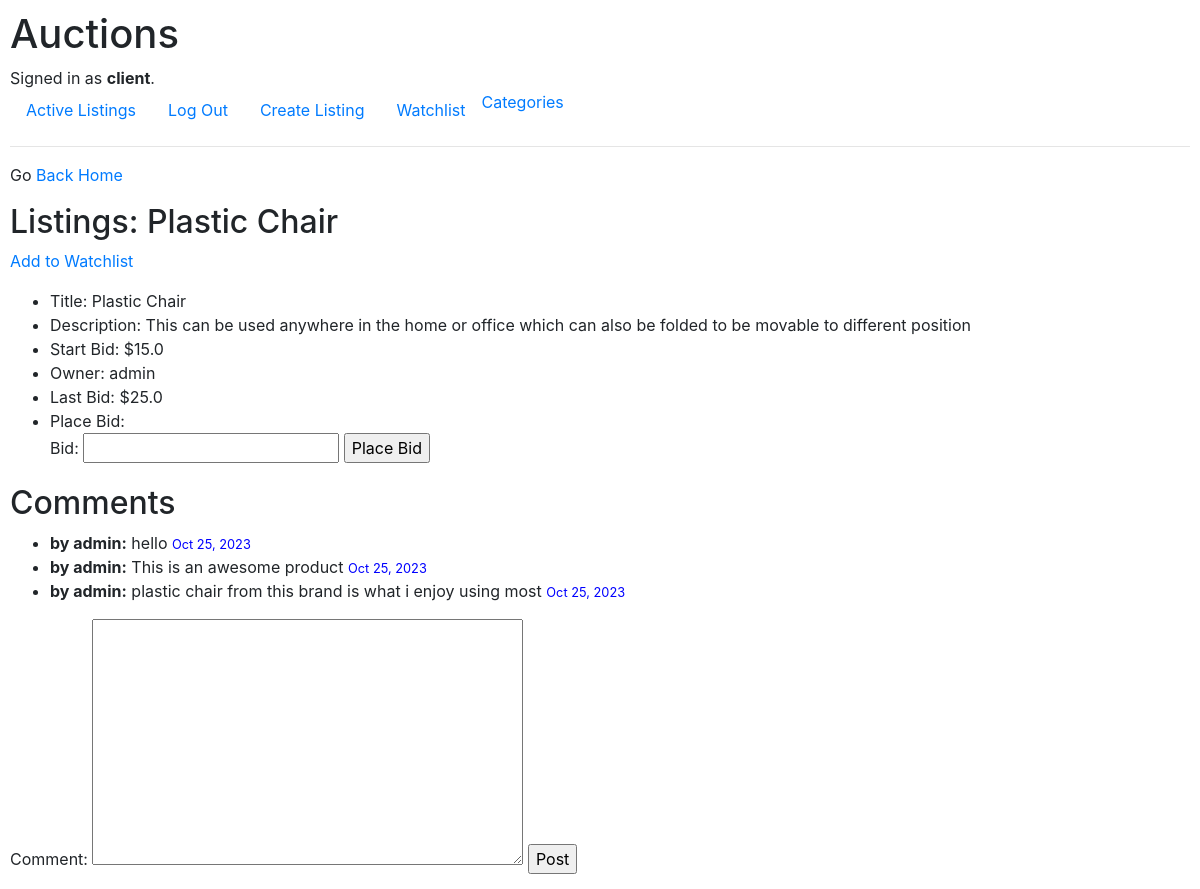
The app's page /listing/1 (signed in) with its own data.
### auctions/models.py (models this page shows, shortened)
class User(AbstractUser):
    pass

class Listing(models.Model):
    title = models.CharField(max_length=50)
    description = models.TextField(max_length=300)
    owner = models.ForeignKey("User", on_delete=models.CASCADE, related_name="listing_owner")
    start_bid = models.FloatField()
    last_bid = models.FloatField(blank=True, null=True)
    image_url = models.URLField(max_length=200, blank=True, null=True)
    category = models.ForeignKey("Category", on_delete=models.PROTECT, blank=True, null=True, related_name="listing_category")
    is_active = models.BooleanField(default=1)
    watchlist = models.ManyToManyField("User", blank=True, null=True, related_name="watchlist_listing")

class Comment(models.Model):
    listing = models.ForeignKey("Listing", on_delete=models.CASCADE, blank=True, null=True, related_name="listing_comment")
    author = models.CharField(max_length=50, null=True, blank=True)
    comment = models.TextField(max_length=255, null=True, blank=True)
    date = models.DateField(blank=True, null=True, default=datetime.now)

### auctions/views.py (the view)
# urls.py: path("listing/<int:id>", views.listing, name="listing"),
@login_required(login_url="login")
def listing(request, id):
    listItem = Listing.objects.get(id=id)
    user = User.objects.get(pk=request.user.id)
    comments = Comment.objects.filter(listing=listItem)
    owner = None
    if user == listItem.owner:
        owner = True
    bidError = None
    if "bidError" in request.session:
        bidError = request.session["bidError"]
    is_in_watchlist =request.user in listItem.watchlist.all()
    return render(request, "auctions/listing.html", {
        "listItem": listItem,
        "owner": owner,
        "commentForm": CommentForm(),
        "bidForm": BidForm(),
        "comments": comments,
        "bidError": bidError,
        "is_in_watchlist": is_in_watchlist
    })

### auctions/forms.py
class CommentForm(forms.ModelForm):
    class Meta:
        model = Comment
        fields = ("comment",)

class BidForm(forms.ModelForm):
    class Meta:
        model = Bid
        fields = ("bid",)

### auctions/templates/auctions/listing.html (shortened to what this page needs)
{% extends "auctions/layout.html" %}
{% block body %}
<p>Go <a href="{% url 'index' %}">Back Home </a></p>
    <h2>Listings: {{listItem.title}}</h2>
    {% if is_in_watchlist %}
    <p><a href="{% url 'removeWatchlist' listItem.id %}">Remove from Watchlist</a></p>
    {% else %}
    <p><a href="{% url 'addWatchlist' listItem.id %}">Add to Watchlist</a></p>
    {% endif %}
    <ul>
        <li>Title: {{listItem.title}}</li>
        <li>Description: {{listItem.description}}</li>
        <li>Start Bid: ${{listItem.start_bid}}</li>
        <li>Owner: {{listItem.owner}}</li>
        <li>Last Bid: ${{listItem.last_bid}}</li>
        {% if listItem.is_active %}
        <li>Place Bid:
            <form action="{% url 'bid' listItem.id %}" method="post">
                {{bidForm}}
                <input type="submit" value="Place Bid">
            </form>
        </li>
        {% endif %}
    </ul>
    <h2>Comments</h2>
    {% if comments %}
    <ul>
        {% for comment in comments %}
        <li><span style="font-weight:bold">by {{comment.author}}:</span> {{comment.comment}}
            <small style="color:blue">{{comment.date|date:"M d, Y"}}</small>
        </li>
        {% endfor %}
    </ul>
    {% else %}
        <p>No comments, be the first to comment</p>
    {% endif %}
    <form action="{% url 'comment' listItem.id %}" method="post">
        {{commentForm}}
        <input type="submit" value="Post">
    </form>
{% endblock %}

### auctions/templates/auctions/layout.html (shortened to what this page needs)
{% load static %}
<!DOCTYPE html>
<html lang="en">
    <head>
        <link rel="stylesheet" href="https://stackpath.bootstrapcdn.com/bootstrap/4.4.1/css/bootstrap.min.css">
        <link href="{% static 'auctions/styles.css' %}" rel="stylesheet">
    </head>
    <body>
        <h1>Auctions</h1>
        <div>
            {% if user.is_authenticated %}
                Signed in as <strong>{{ user.username }}</strong>.
            {% else %}
                Not signed in.
            {% endif %}
        </div>
        <ul class="nav">
            <li class="nav-item">
                <a class="nav-link" href="{% url 'index' %}">Active Listings</a>
            </li>
            {% if user.is_authenticated %}
                <li class="nav-item">
                    <a class="nav-link" href="{% url 'logout' %}">Log Out</a>
                </li>
                <li class="nav-item">
                    <a class="nav-link" href="{% url 'createlisting' %}">Create Listing</a>
                <li class="nav-item">
                    <a class="nav-link" href="{% url 'watchlists' %}">Watchlist</a>
                </li>
                <li class="nav-item">
                    <a href="{% url 'categories' %}"> Categories</a>
                </li>
            {% endif %}
        </ul>
        <hr>
        {% block body %}
        {% endblock %}
    </body>
</html>

### auctions/static/auctions/styles.css (style rules this page uses)
body { padding: 10px; }

### records on screen
User: username "client"
Listing: title "Plastic Chair", description "This can be used anywhere in the home or office which can also be folded to be movable to different position", start_bid "15.0", owner "admin", last_bid "25.0"
Comment: author "admin", comment "hello", date "Oct 25, 2023"
Comment: author "admin", comment "This is an awesome product", date "Oct 25, 2023"
Comment: author "admin", comment "plastic chair from this brand is what i enjoy using most", date "Oct 25, 2023"
